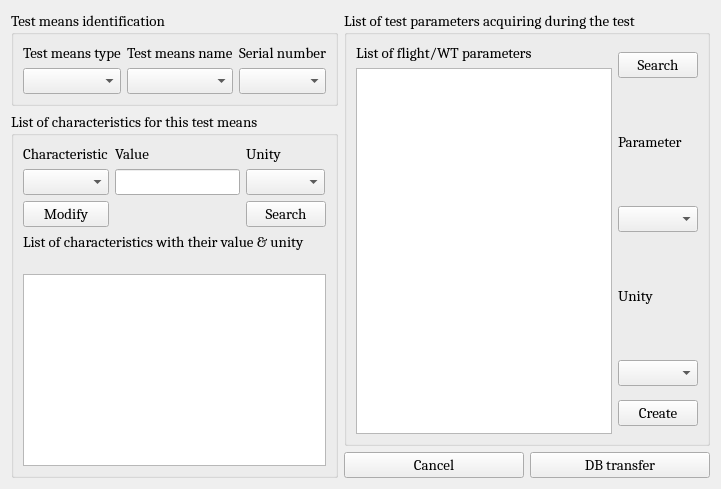
      <widget class="QWidget" name="tab_3">
       <attribute name="title">
        <string>Aircraft/Wind Tunnel</string>
       </attribute>
       <layout class="QGridLayout" name="gridLayout_4">
        <item row="0" column="0">
         <widget class="QGroupBox" name="groupBox_3">
          <property name="maximumSize">
           <size>
            <width>16777215</width>
            <height>200</height>
           </size>
          </property>
          <property name="font">
           <font>
            <family>Cambria</family>
            <pointsize>11</pointsize>
           </font>
          </property>
          <property name="title">
           <string>Test means identification</string>
          </property>
          <layout class="QHBoxLayout" name="horizontalLayout_2">
           <item>
            <layout class="QVBoxLayout" name="verticalLayout_4">
             <item>
              <widget class="QLabel" name="label">
               <property name="font">
                <font>
                 <family>Cambria</family>
                 <pointsize>11</pointsize>
                </font>
               </property>
               <property name="text">
                <string>Test means type</string>
               </property>
              </widget>
             </item>
             <item>
              <widget class="QComboBox" name="comboBox">
               <property name="font">
                <font>
                 <family>Cambria</family>
                 <pointsize>11</pointsize>
                </font>
               </property>
              </widget>
             </item>
            </layout>
           </item>
           <item>
            <layout class="QVBoxLayout" name="verticalLayout_5">
             <item>
              <widget class="QLabel" name="label_2">
               <property name="font">
                <font>
                 <family>Cambria</family>
                 <pointsize>11</pointsize>
                </font>
               </property>
               <property name="text">
                <string>Test means name</string>
               </property>
              </widget>
             </item>
             <item>
              <widget class="QComboBox" name="comboBox_2">
               <property name="font">
                <font>
                 <family>Cambria</family>
                 <pointsize>11</pointsize>
                </font>
               </property>
              </widget>
             </item>
            </layout>
           </item>
           <item>
            <layout class="QVBoxLayout" name="verticalLayout_6">
             <item>
              <widget class="QLabel" name="label_3">
               <property name="font">
                <font>
                 <family>Cambria</family>
                 <pointsize>11</pointsize>
                </font>
               </property>
               <property name="text">
                <string>Serial number</string>
               </property>
              </widget>
             </item>
             <item>
              <widget class="QComboBox" name="comboBox_3">
               <property name="font">
                <font>
                 <family>Cambria</family>
                 <pointsize>11</pointsize>
                </font>
               </property>
              </widget>
             </item>
            </layout>
           </item>
          </layout>
         </widget>
        </item>
        <item row="0" column="1" rowspan="3">
         <widget class="QGroupBox" name="groupBox">
          <property name="font">
           <font>
            <family>Cambria</family>
            <pointsize>11</pointsize>
           </font>
          </property>
          <property name="title">
           <string>List of test parameters acquiring during the test</string>
          </property>
          <layout class="QHBoxLayout" name="horizontalLayout_3">
           <item>
            <layout class="QVBoxLayout" name="verticalLayout_7">
             <item>
              <widget class="QLabel" name="label_8">
               <property name="font">
                <font>
                 <family>Cambria</family>
                 <pointsize>11</pointsize>
                </font>
               </property>
               <property name="text">
                <string>List of flight/WT parameters</string>
               </property>
              </widget>
             </item>
             <item>
              <widget class="QTableWidget" name="tableWidget_2">
               <property name="font">
                <font>
                 <family>Cambria</family>
                 <pointsize>11</pointsize>
                </font>
               </property>
              </widget>
             </item>
            </layout>
           </item>
           <item>
            <layout class="QVBoxLayout" name="verticalLayout">
             <item>
              <widget class="QPushButton" name="pushButton_5">
               <property name="font">
                <font>
                 <family>Cambria</family>
                 <pointsize>11</pointsize>
                </font>
               </property>
               <property name="text">
                <string>Search</string>
               </property>
              </widget>
             </item>
             <item>
              <widget class="QLabel" name="label_9">
               <property name="maximumSize">
                <size>
                 <width>16777215</width>
                 <height>100</height>
                </size>
               </property>
               <property name="font">
                <font>
                 <family>Cambria</family>
                 <pointsize>11</pointsize>
                </font>
               </property>
               <property name="text">
                <string>Parameter</string>
               </property>
              </widget>
             </item>
             <item>
              <widget class="QComboBox" name="comboBox_6">
               <property name="font">
                <font>
                 <family>Cambria</family>
                 <pointsize>11</pointsize>
                </font>
               </property>
              </widget>
             </item>
             <item>
              <widget class="QLabel" name="label_10">
               <property name="maximumSize">
                <size>
                 <width>16777215</width>
                 <height>100</height>
                </size>
               </property>
               <property name="font">
                <font>
                 <family>Cambria</family>
                 <pointsize>11</pointsize>
                </font>
               </property>
               <property name="text">
                <string>Unity</string>
               </property>
              </widget>
             </item>
             <item>
              <widget class="QComboBox" name="comboBox_7">
               <property name="font">
                <font>
                 <family>Cambria</family>
                 <pointsize>11</pointsize>
                </font>
               </property>
              </widget>
             </item>
             <item>
              <widget class="QPushButton" name="pushButton_6">
               <property name="font">
                <font>
                 <family>Cambria</family>
                 <pointsize>11</pointsize>
                </font>
               </property>
               <property name="text">
                <string>Create</string>
               </property>
              </widget>
             </item>
            </layout>
           </item>
          </layout>
         </widget>
        </item>
        <item row="3" column="1">
         <layout class="QHBoxLayout" name="horizontalLayout_4">
          <item>
           <widget class="QPushButton" name="pushButton">
            <property name="font">
             <font>
              <family>Cambria</family>
              <pointsize>11</pointsize>
             </font>
            </property>
            <property name="text">
             <string>Cancel</string>
            </property>
           </widget>
          </item>
          <item>
           <widget class="QPushButton" name="pushButton_2">
            <property name="font">
             <font>
              <family>Cambria</family>
              <pointsize>11</pointsize>
             </font>
            </property>
            <property name="text">
             <string>DB transfer</string>
            </property>
           </widget>
          </item>
         </layout>
        </item>
        <item row="1" column="0" rowspan="3">
         <widget class="QGroupBox" name="groupBox_2">
          <property name="font">
           <font>
            <family>Cambria</family>
            <pointsize>11</pointsize>
           </font>
          </property>
          <property name="title">
           <string>List of characteristics for this test means</string>
          </property>
          <layout class="QVBoxLayout" name="verticalLayout_3">
           <item>
            <layout class="QGridLayout" name="gridLayout_3">
             <item row="0" column="0">
              <widget class="QLabel" name="label_4">
               <property name="font">
                <font>
                 <family>Cambria</family>
                 <pointsize>11</pointsize>
                </font>
               </property>
               <property name="text">
                <string>Characteristic</string>
               </property>
              </widget>
             </item>
             <item row="0" column="1">
              <widget class="QLabel" name="label_5">
               <property name="font">
                <font>
                 <family>Cambria</family>
                 <pointsize>11</pointsize>
                </font>
               </property>
               <property name="text">
                <string>Value</string>
               </property>
              </widget>
             </item>
             <item row="0" column="2">
              <widget class="QLabel" name="label_6">
               <property name="font">
                <font>
                 <family>Cambria</family>
                 <pointsize>11</pointsize>
                </font>
               </property>
               <property name="text">
                <string>Unity</string>
               </property>
              </widget>
             </item>
             <item row="1" column="0">
              <widget class="QComboBox" name="comboBox_4">
               <property name="sizePolicy">
                <sizepolicy hsizetype="Preferred" vsizetype="Preferred">
                 <horstretch>100</horstretch>
                 <verstretch>0</verstretch>
                </sizepolicy>
               </property>
               <property name="font">
                <font>
                 <family>Cambria</family>
                 <pointsize>11</pointsize>
                </font>
               </property>
              </widget>
             </item>
             <item row="1" column="1">
              <widget class="QLineEdit" name="lineEdit">
               <property name="sizePolicy">
                <sizepolicy hsizetype="Expanding" vsizetype="Preferred">
                 <horstretch>0</horstretch>
                 <verstretch>0</verstretch>
                </sizepolicy>
               </property>
               <property name="font">
                <font>
                 <family>Cambria</family>
                 <pointsize>11</pointsize>
                </font>
               </property>
              </widget>
             </item>
             <item row="1" column="2">
              <widget class="QComboBox" name="comboBox_5">
               <property name="sizePolicy">
                <sizepolicy hsizetype="Fixed" vsizetype="Fixed">
                 <horstretch>50</horstretch>
                 <verstretch>0</verstretch>
                </sizepolicy>
               </property>
               <property name="font">
                <font>
                 <family>Cambria</family>
                 <pointsize>11</pointsize>
                </font>
               </property>
              </widget>
             </item>
             <item row="2" column="0">
              <widget class="QPushButton" name="pushButton_3">
               <property name="font">
                <font>
                 <family>Cambria</family>
                 <pointsize>11</pointsize>
                </font>
               </property>
               <property name="text">
                <string>Modify</string>
               </property>
              </widget>
             </item>
             <item row="2" column="2">
              <widget class="QPushButton" name="pushButton_4">
               <property name="font">
                <font>
                 <family>Cambria</family>
                 <pointsize>11</pointsize>
                </font>
               </property>
               <property name="text">
                <string>Search</string>
               </property>
              </widget>
             </item>
            </layout>
           </item>
           <item>
            <layout class="QVBoxLayout" name="verticalLayout_2">
             <item>
              <widget class="QLabel" name="label_7">
               <property name="font">
                <font>
                 <family>Cambria</family>
                 <pointsize>11</pointsize>
                </font>
               </property>
               <property name="text">
                <string>List of characteristics with their value &amp; unity
                                                        </string>
               </property>
              </widget>
             </item>
             <item>
              <widget class="QTableWidget" name="tableWidget">
               <property name="font">
                <font>
                 <family>Cambria</family>
                 <pointsize>11</pointsize>
                </font>
               </property>
              </widget>
             </item>
            </layout>
           </item>
          </layout>
         </widget>
        </item>
       </layout>
      </widget>
